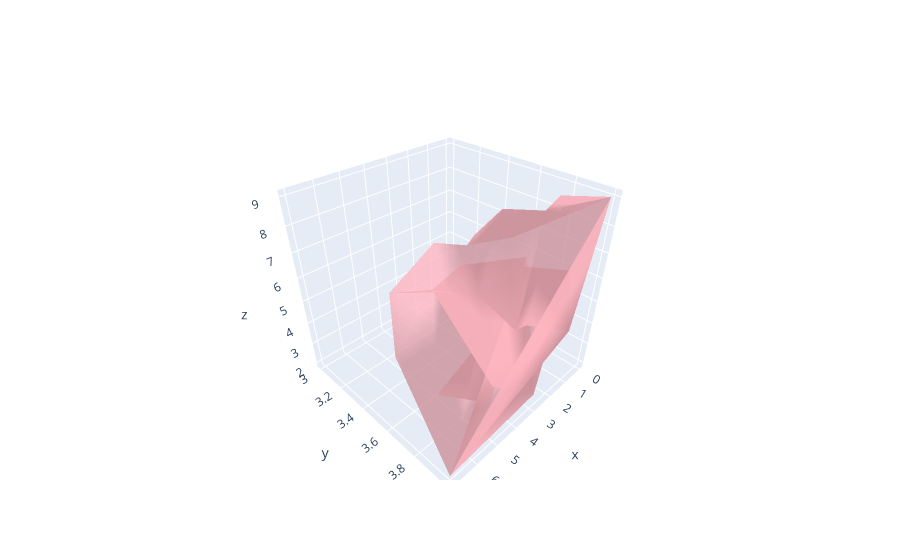

Notebook cell for this chart:
### Markdown cell above
A movable plot of the convex set of all strategies and their expected losses for Mr. Nelson

### Code cell
import plotly.graph_objects as go
import numpy as np

# Download data set from plotly repo


fig = go.Figure(data=[go.Mesh3d(x=xdata, y=ydata, z=zdata, color='lightpink', opacity=0.80)])
fig.show()

### Figure 1 — Plotly figure (JSON) as saved in the notebook; plotly's stock layout.template omitted (floating-point values rounded to 4 significant figures)
{"data": [{"color": "lightpink", "opacity": 0.8, "type": "mesh3d", "x": [0, 0.15, 1.05, 0.25, 0.4, 1.3, 1.75, 1.9, 2.8, 0.6, 0.75, 1.65, 0.85, 1, 1.9, 2.35, 2.5, 3.4, 4.2, 4.35, 5.25, 4.45, 4.6, 5.5, 5.95, 6.1, 7], "y": [4, 3.5, 4, 3.7, 3.2, 3.7, 4, 3.5, 4, 3.8, 3.3, 3.8, 3.5, 3, 3.5, 3.8, 3.3, 3.8, 4, 3.5, 4, 3.7, 3.2, 3.7, 4, 3.5, 4], "z": [9, 6.28, 4.24, 7.92, 5.2, 3.16, 7.11, 4.39, 2.35, 8.8, 6.08, 4.04, 7.72, 5, 2.96, 6.91, 4.19, 2.15, 8.65, 5.93, 3.89, 7.57, 4.85, 2.81, 6.76, 4.04, 2]}], "layout": {}}
